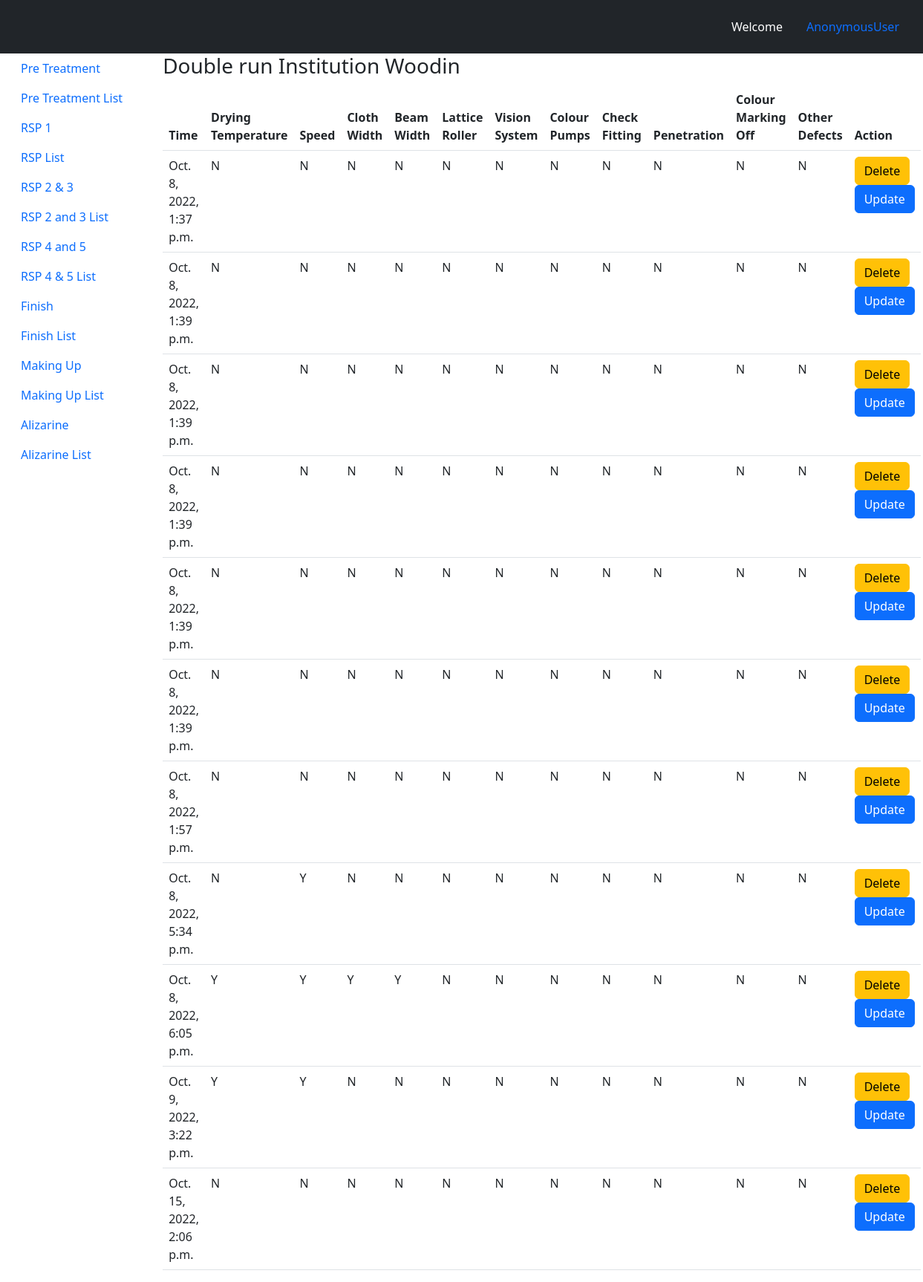
The app's page /rsp1/list with its own data.
### rsp_1/models.py (models this page shows, shortened)
class Double_run_institution_woodin(models.Model):
    ANSWER_YES = "Y"
    ANSWER_NO  =  "N"
    ANSWER = [
        (ANSWER_YES, "Yes"),
        (ANSWER_NO, "No")
    ]
    drying_temperature = models.CharField(max_length = 1, default=ANSWER_NO, choices = ANSWER)
    speed = models.CharField(max_length = 1, default=ANSWER_NO, choices = ANSWER)
    cloth_width = models.CharField(max_length = 1, default=ANSWER_NO, choices = ANSWER)
    beam_position = models.CharField(max_length = 1, default=ANSWER_NO, choices = ANSWER)
    lattice_roller = models.CharField(max_length = 1, default=ANSWER_NO, choices = ANSWER)
    vision_system = models.CharField(max_length = 1, default=ANSWER_NO, choices = ANSWER)
    colour_pumps = models.CharField(max_length = 1, default=ANSWER_NO, choices = ANSWER)
    check_fitting = models.CharField(max_length = 1, default=ANSWER_NO, choices = ANSWER)
    penetration = models.CharField(max_length = 1, default=ANSWER_NO, choices = ANSWER)
    colour_marking_off = models.CharField(max_length = 1, default=ANSWER_NO, choices = ANSWER)
    other_defects = models.CharField(max_length = 1, default=ANSWER_NO, choices = ANSWER)
    time_stamp_curr = models.DateTimeField(auto_now_add = True)

### rsp_1/views.py (the view)
def rsp_list(request):
    object1 = Double_run_institution_woodin.objects.all()
    context = {
        'object1' : object1
    }
    return render(request, 'rsp_list.html', context)

### rsp_1/templates/rsp_list.html
{% extends 'base.html' %}
{% block content %}
<h3>Double run Institution Woodin</h3>
<table class="table table-stripped">
    <tbody>
        <thead>
            <th>Time</th>
            <th>Drying Temperature</th>
            <th>Speed</th>
            <th>Cloth Width</th>
            <th>Beam Width</th>
            <th>Lattice Roller</th>
            <th>Vision System</th>
            <th>Colour Pumps</th>
            <th>Check Fitting</th>
            <th>Penetration</th>
            <th>Colour Marking Off</th>
            <th>Other Defects</th>
            <th>Action</th>
        </thead>
        {% for i in object1%}
        <tr>
            <td>{{i.time_stamp_curr}}</td>
            <td>{{i.drying_temperature}}</td>
            <td>{{i.speed}}</td>
            <td>{{i.cloth_width}}</td>
            <td>{{i.beam_position}}</td>
            <td>{{i.lattice_roller}}</td>
            <td>{{i.vision_system}}</td>
            <td>{{i.colour_pumps}}</td>
            <td>{{i.check_fitting}}</td>
            <td>{{i.penetration}}</td>
            <td>{{i.colour_marking_off}}</td>
            <td>{{i.other_defects}}</td>
            <td ><button class="btn btn-warning">Delete</button><button class="btn btn-primary">Update</button></td>
        </tr>
        {% endfor %}
    </tbody>
</table>
{% endblock %}

### alizarine/templates/base.html (shortened to what this page needs)
<!DOCTYPE html>
<html lang="en">
<head>
    <link href="https://cdn.jsdelivr.net/npm/bootstrap@5.2.1/dist/css/bootstrap.min.css" rel="stylesheet">
</head>
<body>
    <ul class="nav justify-content-end text-bg-dark p-3">
        <li class="nav-item">
          <a class="nav-link disabled" style="color:white">Welcome  </a>
        </li>
        <li class="nav-item">
          <a class="nav-link" href="admin">{{ request.user }}</a>
        </li>
      </ul>
    <div class="container-fluid">
        <div class="row">
            <div class="col-md-2">
                <ul class="nav nav-pills flex-column">
                    <li class="nav-item">
                      <a class="nav-link"  href="pre">Pre Treatment</a>
                    </li>
                    <li class="nav-item">
                      <a class="nav-link" href="pre/list">Pre Treatment List</a>
                    </li>
                    <li class="nav-item">
                      <a class="nav-link" href="rsp1">RSP 1</a>
                    </li>
                    <li class="nav-item">
                      <a class="nav-link" href="rsp1/list">RSP List</a>
                    </li>
                    <li class="nav-item">
                      <a class="nav-link" href="rsp23">RSP 2 & 3</a>
                    </li>
                    <li class="nav-item">
                      <a class="nav-link" href="rsp23/list">RSP 2 and 3 List</a>
                    </li>
                    <li class="nav-item">
                      <a class="nav-link" href="rsp45">RSP 4 and 5</a>
                    </li>
                    <li class="nav-item">
                      <a class="nav-link" href="rsp45/list">RSP 4 & 5 List</a>
                    </li>
                    <li class="nav-item">
                      <a class="nav-link" href="finish">Finish</a>
                    </li>
                    <li class="nav-item">
                      <a class="nav-link" href="finish/list">Finish List</a>
                    </li>
                    <li class="nav-item">
                      <a class="nav-link" href="making">Making Up</a>
                    </li>
                    <li class="nav-item">
                      <a class="nav-link" href="making/list">Making Up List</a>
                    </li>
                    <li class="nav-item">
                      <a class="nav-link" href="alizarine">Alizarine</a>
                    </li>
                    <li class="nav-item">
                      <a class="nav-link" href="alizarine/list">Alizarine List</a>
                    </li>
                  </ul>
            </div>
            <div class="col-md-10">
                {% block content %}
                {% endblock %}
            </div>
        </div>
    </div>
</body>
</html>

### records on screen
Double_run_institution_woodin: time_stamp_curr "Oct. 8, 2022, 1:37 p.m.", drying_temperature "N", speed "N", cloth_width "N", beam_position "N", lattice_roller "N", vision_system "N", colour_pumps "N", check_fitting "N", penetration "N", colour_marking_off "N", other_defects "N"
Double_run_institution_woodin: time_stamp_curr "Oct. 8, 2022, 1:39 p.m.", drying_temperature "N", speed "N", cloth_width "N", beam_position "N", lattice_roller "N", vision_system "N", colour_pumps "N", check_fitting "N", penetration "N", colour_marking_off "N", other_defects "N"
Double_run_institution_woodin: time_stamp_curr "Oct. 8, 2022, 1:39 p.m.", drying_temperature "N", speed "N", cloth_width "N", beam_position "N", lattice_roller "N", vision_system "N", colour_pumps "N", check_fitting "N", penetration "N", colour_marking_off "N", other_defects "N"
Double_run_institution_woodin: time_stamp_curr "Oct. 8, 2022, 1:39 p.m.", drying_temperature "N", speed "N", cloth_width "N", beam_position "N", lattice_roller "N", vision_system "N", colour_pumps "N", check_fitting "N", penetration "N", colour_marking_off "N", other_defects "N"
Double_run_institution_woodin: time_stamp_curr "Oct. 8, 2022, 1:39 p.m.", drying_temperature "N", speed "N", cloth_width "N", beam_position "N", lattice_roller "N", vision_system "N", colour_pumps "N", check_fitting "N", penetration "N", colour_marking_off "N", other_defects "N"
Double_run_institution_woodin: time_stamp_curr "Oct. 8, 2022, 1:39 p.m.", drying_temperature "N", speed "N", cloth_width "N", beam_position "N", lattice_roller "N", vision_system "N", colour_pumps "N", check_fitting "N", penetration "N", colour_marking_off "N", other_defects "N"
Double_run_institution_woodin: time_stamp_curr "Oct. 8, 2022, 1:57 p.m.", drying_temperature "N", speed "N", cloth_width "N", beam_position "N", lattice_roller "N", vision_system "N", colour_pumps "N", check_fitting "N", penetration "N", colour_marking_off "N", other_defects "N"
Double_run_institution_woodin: time_stamp_curr "Oct. 8, 2022, 5:34 p.m.", drying_temperature "N", speed "Y", cloth_width "N", beam_position "N", lattice_roller "N", vision_system "N", colour_pumps "N", check_fitting "N", penetration "N", colour_marking_off "N", other_defects "N"
Double_run_institution_woodin: time_stamp_curr "Oct. 8, 2022, 6:05 p.m.", drying_temperature "Y", speed "Y", cloth_width "Y", beam_position "Y", lattice_roller "N", vision_system "N", colour_pumps "N", check_fitting "N", penetration "N", colour_marking_off "N", other_defects "N"
Double_run_institution_woodin: time_stamp_curr "Oct. 9, 2022, 3:22 p.m.", drying_temperature "Y", speed "Y", cloth_width "N", beam_position "N", lattice_roller "N", vision_system "N", colour_pumps "N", check_fitting "N", penetration "N", colour_marking_off "N", other_defects "N"
Double_run_institution_woodin: time_stamp_curr "Oct. 15, 2022, 2:06 p.m.", drying_temperature "N", speed "N", cloth_width "N", beam_position "N", lattice_roller "N", vision_system "N", colour_pumps "N", check_fitting "N", penetration "N", colour_marking_off "N", other_defects "N"

### other values on screen
{{ request.user }} "AnonymousUser"
